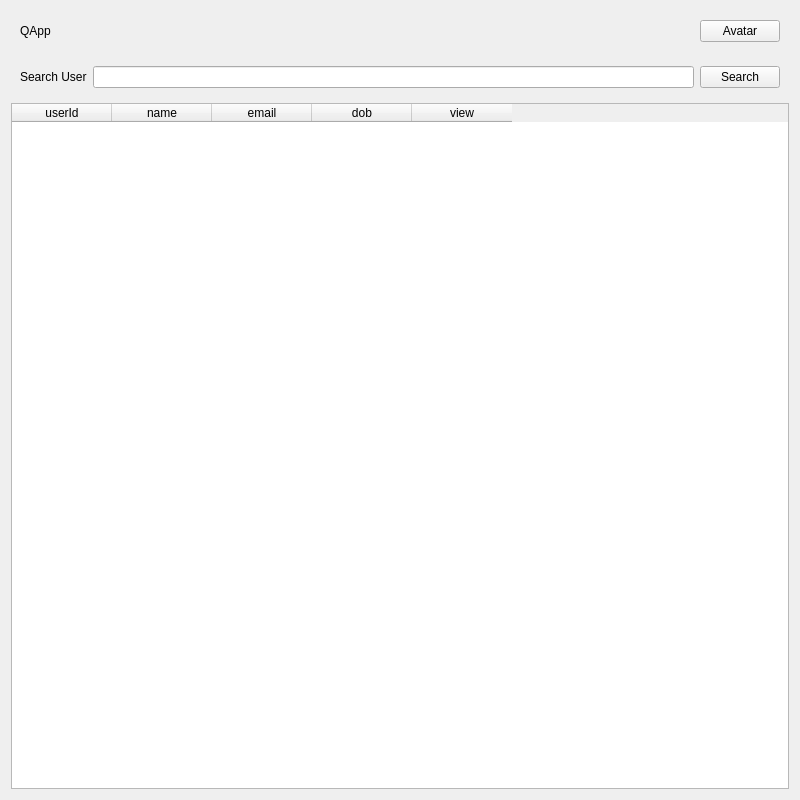
<?xml version="1.0" encoding="UTF-8"?>
<ui version="4.0">
 <class>UserManagement</class>
 <widget class="QWidget" name="Form">
  <property name="geometry">
   <rect>
    <x>0</x>
    <y>0</y>
    <width>800</width>
    <height>800</height>
   </rect>
  </property>
  <property name="windowTitle">
   <string>User Management</string>
  </property>
  <layout class="QVBoxLayout" name="verticalLayout">
   <item>
    <widget class="QWidget" name="header" native="true">
     <layout class="QHBoxLayout" name="horizontalLayout">
      <item>
       <widget class="QLabel" name="logoLabel">
        <property name="text">
         <string>QApp</string>
        </property>
       </widget>
      </item>
      <item>
       <spacer name="horizontalSpacer">
        <property name="orientation">
         <enum>Qt::Orientation::Horizontal</enum>
        </property>
        <property name="sizeHint" stdset="0">
         <size>
          <width>40</width>
          <height>20</height>
         </size>
        </property>
       </spacer>
      </item>
      <item>
       <widget class="QPushButton" name="avatarButton">
        <property name="text">
         <string>Avatar</string>
        </property>
       </widget>
      </item>
     </layout>
    </widget>
   </item>
   <item>
    <widget class="QWidget" name="searchBar" native="true">
     <layout class="QHBoxLayout" name="horizontalLayout_2">
      <item>
       <widget class="QLabel" name="searchLabel">
        <property name="text">
         <string>Search User</string>
        </property>
       </widget>
      </item>
      <item>
       <widget class="QLineEdit" name="searchInput"/>
      </item>
      <item>
       <widget class="QPushButton" name="searchButton">
        <property name="text">
         <string>Search</string>
        </property>
       </widget>
      </item>
     </layout>
    </widget>
   </item>
   <item>
    <widget class="QTableWidget" name="userTableWidget">
     <column>
      <property name="text">
       <string>userId</string>
      </property>
     </column>
     <column>
      <property name="text">
       <string>name</string>
      </property>
     </column>
     <column>
      <property name="text">
       <string>email</string>
      </property>
     </column>
     <column>
      <property name="text">
       <string>dob</string>
      </property>
     </column>
     <column>
      <property name="text">
       <string>view</string>
      </property>
     </column>
    </widget>
   </item>
  </layout>
 </widget>
 <resources/>
 <connections/>
</ui>
